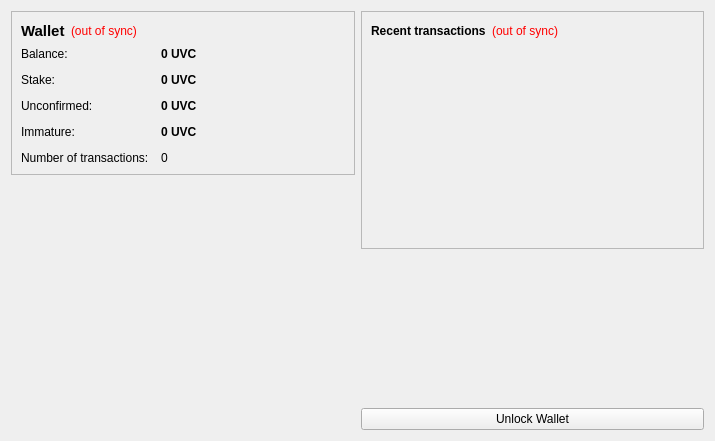
<?xml version="1.0" encoding="UTF-8"?>
<ui version="4.0">
 <class>OverviewPage</class>
 <widget class="QWidget" name="OverviewPage">
  <property name="geometry">
   <rect>
    <x>0</x>
    <y>0</y>
    <width>715</width>
    <height>441</height>
   </rect>
  </property>
  <property name="windowTitle">
   <string>Form</string>
  </property>
  <layout class="QHBoxLayout" name="horizontalLayout" stretch="1,1">
   <item>
    <layout class="QVBoxLayout" name="verticalLayout_2">
     <item>
      <widget class="QFrame" name="frame">
       <property name="frameShape">
        <enum>QFrame::StyledPanel</enum>
       </property>
       <property name="frameShadow">
        <enum>QFrame::Raised</enum>
       </property>
       <layout class="QVBoxLayout" name="verticalLayout_4">
        <item>
         <layout class="QHBoxLayout" name="horizontalLayout_4">
          <item>
           <widget class="QLabel" name="label_5">
            <property name="font">
             <font>
              <pointsize>11</pointsize>
              <weight>75</weight>
              <bold>true</bold>
             </font>
            </property>
            <property name="text">
             <string>Wallet</string>
            </property>
           </widget>
          </item>
          <item>
           <widget class="QLabel" name="labelWalletStatus">
            <property name="toolTip">
             <string>The displayed information may be out of date. Your wallet automatically synchronizes with the UniversityCoin network after a connection is established, but this process has not completed yet.</string>
            </property>
            <property name="styleSheet">
             <string notr="true">QLabel { color: red; }</string>
            </property>
            <property name="text">
             <string notr="true">(out of sync)</string>
            </property>
            <property name="alignment">
             <set>Qt::AlignLeading|Qt::AlignLeft|Qt::AlignVCenter</set>
            </property>
           </widget>
          </item>
          <item>
           <spacer name="horizontalSpacer_2">
            <property name="orientation">
             <enum>Qt::Horizontal</enum>
            </property>
            <property name="sizeHint" stdset="0">
             <size>
              <width>40</width>
              <height>20</height>
             </size>
            </property>
           </spacer>
          </item>
         </layout>
        </item>
        <item>
         <layout class="QFormLayout" name="formLayout_2">
          <property name="fieldGrowthPolicy">
           <enum>QFormLayout::AllNonFixedFieldsGrow</enum>
          </property>
          <property name="horizontalSpacing">
           <number>12</number>
          </property>
          <property name="verticalSpacing">
           <number>12</number>
          </property>
          <item row="0" column="0">
           <widget class="QLabel" name="label">
            <property name="text">
             <string>Balance:</string>
            </property>
           </widget>
          </item>
          <item row="0" column="1">
           <widget class="QLabel" name="labelBalance">
            <property name="font">
             <font>
              <weight>75</weight>
              <bold>true</bold>
             </font>
            </property>
            <property name="cursor">
             <cursorShape>IBeamCursor</cursorShape>
            </property>
            <property name="toolTip">
             <string>Your current balance</string>
            </property>
            <property name="text">
             <string notr="true">0 UVC</string>
            </property>
            <property name="textInteractionFlags">
             <set>Qt::LinksAccessibleByMouse|Qt::TextSelectableByKeyboard|Qt::TextSelectableByMouse</set>
            </property>
           </widget>
          </item>
          <item row="1" column="0">
           <widget class="QLabel" name="label_6">
            <property name="text">
             <string>Stake:</string>
            </property>
           </widget>
          </item>
          <item row="1" column="1">
           <widget class="QLabel" name="labelStake">
            <property name="font">
             <font>
              <weight>75</weight>
              <bold>true</bold>
             </font>
            </property>
            <property name="cursor">
             <cursorShape>IBeamCursor</cursorShape>
            </property>
            <property name="toolTip">
             <string>Total of coins that was staked, and do not yet count toward the current balance</string>
            </property>
            <property name="text">
             <string notr="true">0 UVC</string>
            </property>
            <property name="textInteractionFlags">
             <set>Qt::LinksAccessibleByMouse|Qt::TextSelectableByKeyboard|Qt::TextSelectableByMouse</set>
            </property>
           </widget>
          </item>
          <item row="2" column="0">
           <widget class="QLabel" name="label_3">
            <property name="text">
             <string>Unconfirmed:</string>
            </property>
           </widget>
          </item>
          <item row="2" column="1">
           <widget class="QLabel" name="labelUnconfirmed">
            <property name="font">
             <font>
              <weight>75</weight>
              <bold>true</bold>
             </font>
            </property>
            <property name="cursor">
             <cursorShape>IBeamCursor</cursorShape>
            </property>
            <property name="toolTip">
             <string>Total of transactions that have yet to be confirmed, and do not yet count toward the current balance</string>
            </property>
            <property name="text">
             <string notr="true">0 UVC</string>
            </property>
            <property name="textInteractionFlags">
             <set>Qt::LinksAccessibleByMouse|Qt::TextSelectableByKeyboard|Qt::TextSelectableByMouse</set>
            </property>
           </widget>
          </item>
          <item row="3" column="0">
           <widget class="QLabel" name="labelImmatureText">
            <property name="text">
             <string>Immature:</string>
            </property>
           </widget>
          </item>
          <item row="3" column="1">
           <widget class="QLabel" name="labelImmature">
            <property name="font">
             <font>
              <weight>75</weight>
              <bold>true</bold>
             </font>
            </property>
            <property name="toolTip">
             <string>Mined balance that has not yet matured</string>
            </property>
            <property name="text">
             <string notr="true">0 UVC</string>
            </property>
            <property name="textInteractionFlags">
             <set>Qt::LinksAccessibleByMouse|Qt::TextSelectableByKeyboard|Qt::TextSelectableByMouse</set>
            </property>
           </widget>
          </item>
          <item row="4" column="0">
           <widget class="QLabel" name="label_2">
            <property name="text">
             <string>Number of transactions:</string>
            </property>
           </widget>
          </item>
          <item row="4" column="1">
           <widget class="QLabel" name="labelNumTransactions">
            <property name="toolTip">
             <string>Total number of transactions in wallet</string>
            </property>
            <property name="text">
             <string notr="true">0</string>
            </property>
           </widget>
          </item>
         </layout>
        </item>
       </layout>
      </widget>
     </item>
     <item>
      <spacer name="verticalSpacer">
       <property name="orientation">
        <enum>Qt::Vertical</enum>
       </property>
       <property name="sizeHint" stdset="0">
        <size>
         <width>20</width>
         <height>40</height>
        </size>
       </property>
      </spacer>
     </item>
     <item>
      <widget class="QLabel" name="label_6">
       <property name="text">
        <string/>
       </property>
       <property name="pixmap">
        <pixmap resource="../bitcoin.qrc">:/images/backg</pixmap>
       </property>
       <property name="scaledContents">
        <bool>false</bool>
       </property>
       <property name="alignment">
        <set>Qt::AlignCenter</set>
       </property>
       <property name="margin">
        <number>-2</number>
       </property>
      </widget>
     </item>
    </layout>
   </item>
   <item>
    <layout class="QVBoxLayout" name="verticalLayout_3">
     <item>
      <widget class="QFrame" name="frame_2">
       <property name="frameShape">
        <enum>QFrame::StyledPanel</enum>
       </property>
       <property name="frameShadow">
        <enum>QFrame::Raised</enum>
       </property>
       <layout class="QVBoxLayout" name="verticalLayout">
        <item>
         <layout class="QHBoxLayout" name="horizontalLayout_2">
          <item>
           <widget class="QLabel" name="label_4">
            <property name="text">
             <string>&lt;b&gt;Recent transactions&lt;/b&gt;</string>
            </property>
           </widget>
          </item>
          <item>
           <widget class="QLabel" name="labelTransactionsStatus">
            <property name="toolTip">
             <string>The displayed information may be out of date. Your wallet automatically synchronizes with the UniversityCoin network after a connection is established, but this process has not completed yet.</string>
            </property>
            <property name="styleSheet">
             <string notr="true">QLabel { color: red; }</string>
            </property>
            <property name="text">
             <string notr="true">(out of sync)</string>
            </property>
            <property name="alignment">
             <set>Qt::AlignRight|Qt::AlignTrailing|Qt::AlignVCenter</set>
            </property>
           </widget>
          </item>
          <item>
           <spacer name="horizontalSpacer">
            <property name="orientation">
             <enum>Qt::Horizontal</enum>
            </property>
            <property name="sizeHint" stdset="0">
             <size>
              <width>40</width>
              <height>20</height>
             </size>
            </property>
           </spacer>
          </item>
         </layout>
        </item>
        <item>
         <widget class="QListView" name="listTransactions">
          <property name="styleSheet">
           <string notr="true">QListView { background: transparent; }</string>
          </property>
          <property name="frameShape">
           <enum>QFrame::NoFrame</enum>
          </property>
          <property name="verticalScrollBarPolicy">
           <enum>Qt::ScrollBarAlwaysOff</enum>
          </property>
          <property name="horizontalScrollBarPolicy">
           <enum>Qt::ScrollBarAlwaysOff</enum>
          </property>
          <property name="selectionMode">
           <enum>QAbstractItemView::NoSelection</enum>
          </property>
         </widget>
        </item>
       </layout>
      </widget>
     </item>
     <item>
      <spacer name="verticalSpacer_2">
       <property name="orientation">
        <enum>Qt::Vertical</enum>
       </property>
       <property name="sizeHint" stdset="0">
        <size>
         <width>20</width>
         <height>40</height>
        </size>
       </property>
      </spacer>
     </item>
     <item>
      <widget class="QPushButton" name="unlockWalletButton">
       <property name="text">
        <string>Unlock Wallet</string>
       </property>
      </widget>
     </item>
    </layout>
   </item>
  </layout>
 </widget>
 <resources>
  <include location="../bitcoin.qrc"/>
 </resources>
 <connections/>
</ui>
